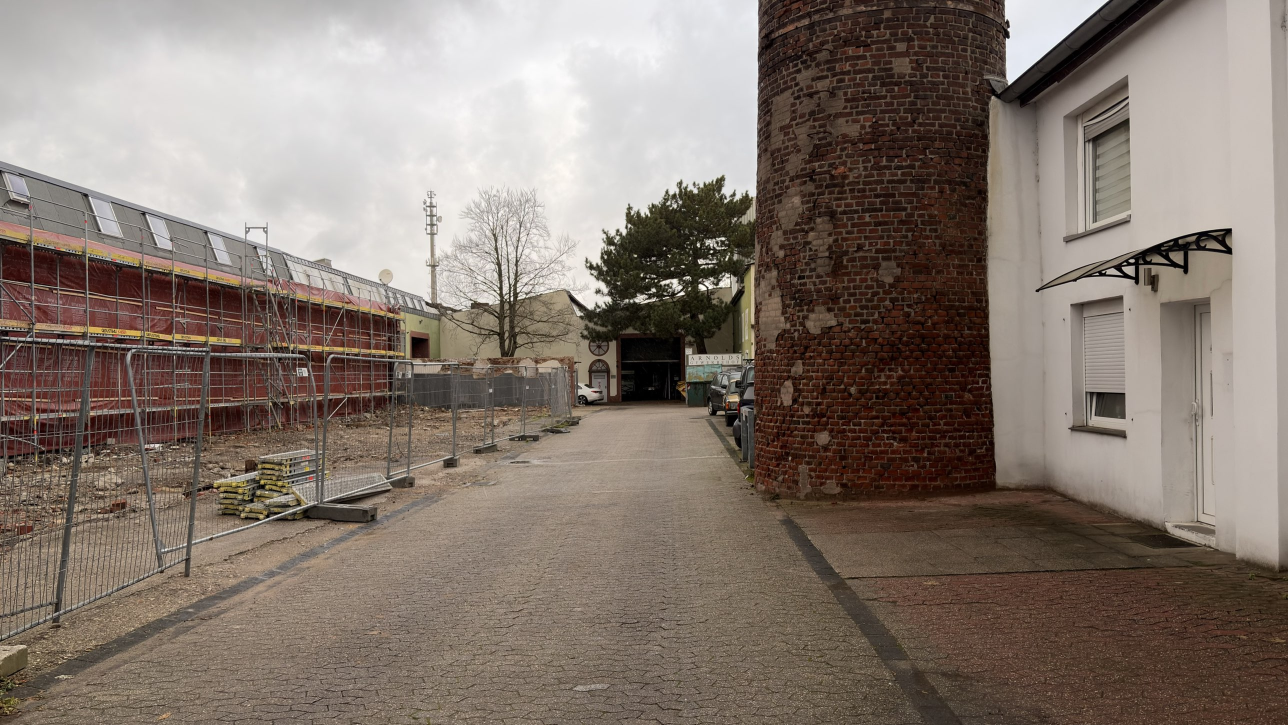
#> input picture neubau-video/assets/ref/neubau/umgebung/gasse_blick_zum_torgebaeude.jpg, 2576 x 1450 px (shown at 1/2 size)
$ python vergleich.py
#> lines starting #> are read from the running program, lines starting #| are printed output that depends on the picture
#!/usr/bin/env python3
"""Phase 2: Vergleichsblatt Foto (Ayman) ↔ Blender aus gleicher Perspektive → out/phase2/vergleich.jpg
    python3 tools/vergleich.py
"""
import os
from PIL import Image, ImageDraw, ImageFont

ROOT = os.path.join(os.path.dirname(os.path.abspath(__file__)), '..')
REF = os.path.join(ROOT, 'assets', 'ref', 'neubau', 'umgebung')
OUT = os.path.join(ROOT, 'out', 'phase2')
F = lambda w, s: ImageFont.truetype(os.path.join(ROOT, 'assets', 'fonts', f'Montserrat-{w}.ttf'), s)
NAVY, GOLD = '#212242', '#CA9E4E'
PAARE = [('gasse_blick_zum_torgebaeude.jpg', 'foto1.png', 'Gasse Richtung Torgebäude'),
         ('grundstueck_links_altbauten.jpg', 'foto3.png', 'Grundstück links: hellblaues Haus, Altbauten'),
         ('grundstueck_frontal_rueckwand.jpg', 'foto4.png', 'Grundstück frontal: Rückwand')]
W = 900; H = int(W * 9 / 16); KOPF = 56
blatt = Image.new('RGB', (2 * W + 60, len(PAARE) * (H + KOPF + 20) + 110), NAVY)
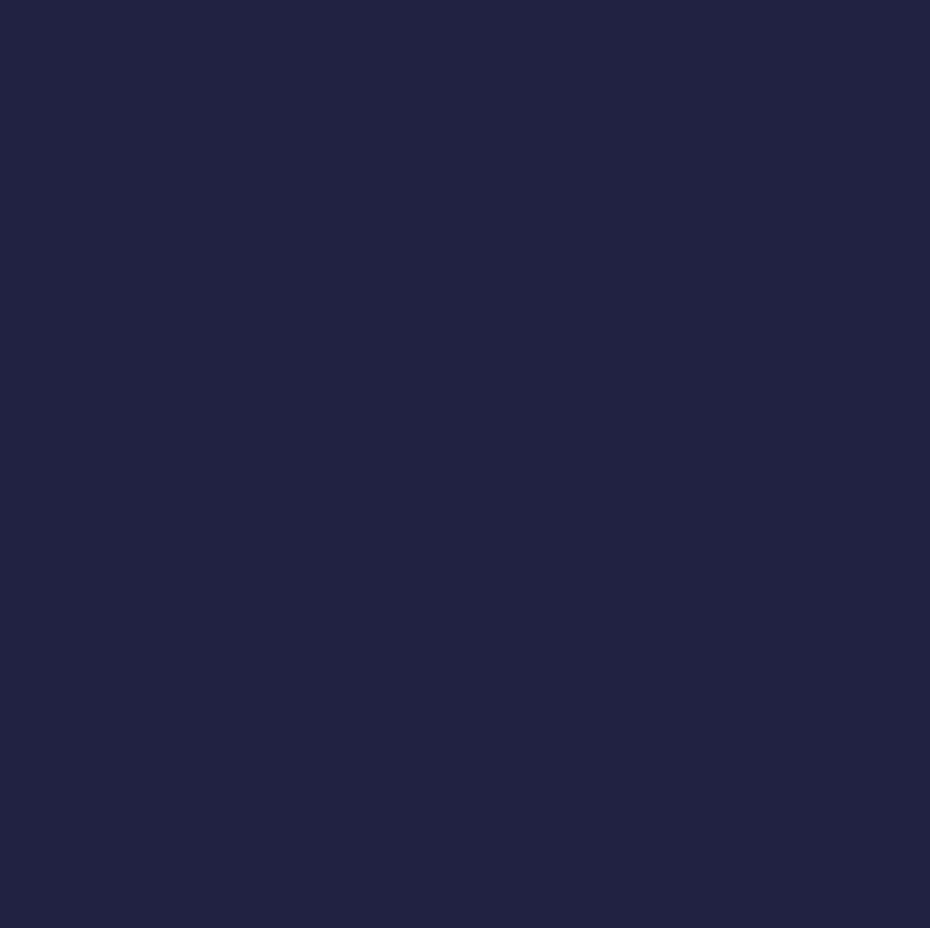
#> blatt: PIL image 1860x1856 RGB (shown at 1/2 size); mean R, G, B 33, 34, 66
d = ImageDraw.Draw(blatt)
d.text((20, 50), 'PHASE 2 · UMGEBUNG: FOTO ↔ BLENDER', font=F(800, 36), fill=GOLD, anchor='lm')
for i, (foto, render, titel) in enumerate(PAARE):
    y = 110 + i * (H + KOPF + 20)
    d.text((20, y + KOPF / 2), titel, font=F(700, 26), fill='#FFFFFF', anchor='lm')
    a = Image.open(os.path.join(REF, foto)).convert('RGB').resize((W, H), Image.LANCZOS)
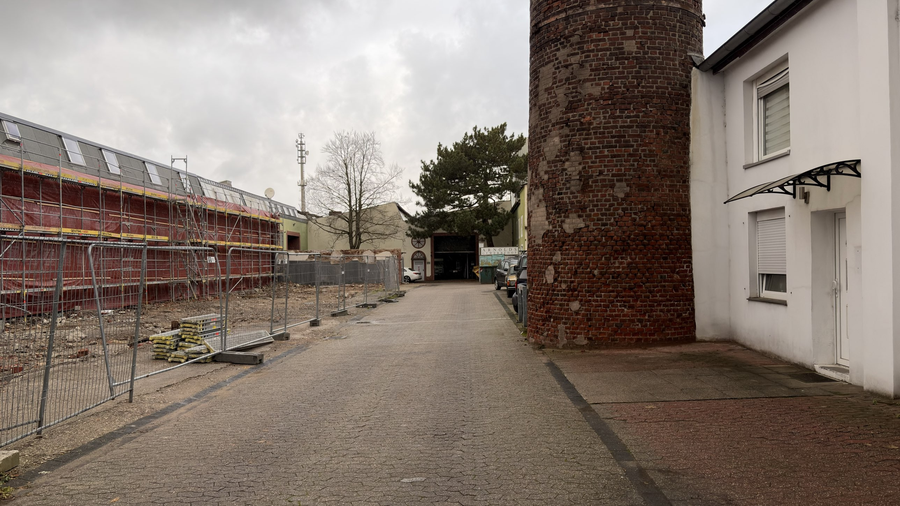
#> a: PIL image 900x506 RGB; mean R, G, B 132.3, 119.9, 110.7
#> (the run stopped early here; a loop or call above may not have finished)

$ run again, with neubau-video/assets/eingang_vorlage_ayman.jpg copied over neubau-video/assets/ref/neubau/umgebung/gasse_blick_zum_torgebaeude.jpg
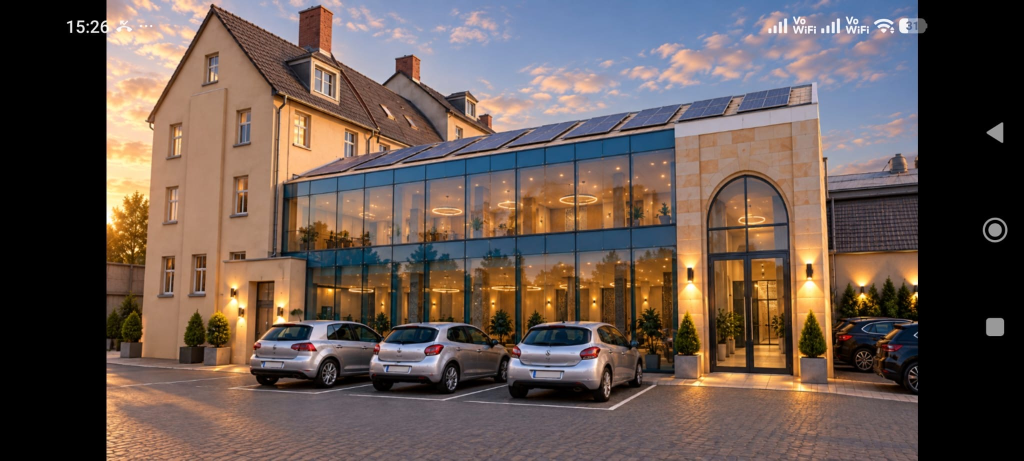
#> input picture neubau-video/assets/eingang_vorlage_ayman.jpg, 2048 x 921 px (shown at 1/2 size)
#> `a = Image.open(os.path.join(REF, foto)).convert('RGB').resize((W, H), ..`:
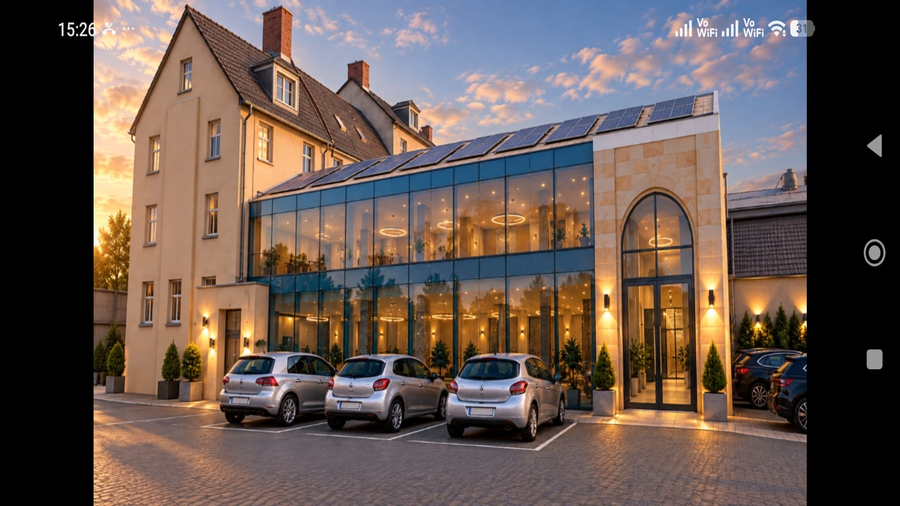
#> a: PIL image 900x506 RGB; mean R, G, B 102.7, 87.2, 80.7

$ run again, with neubau-video/assets/festsaal_vorlage_ayman.jpg copied over neubau-video/assets/ref/neubau/umgebung/gasse_blick_zum_torgebaeude.jpg
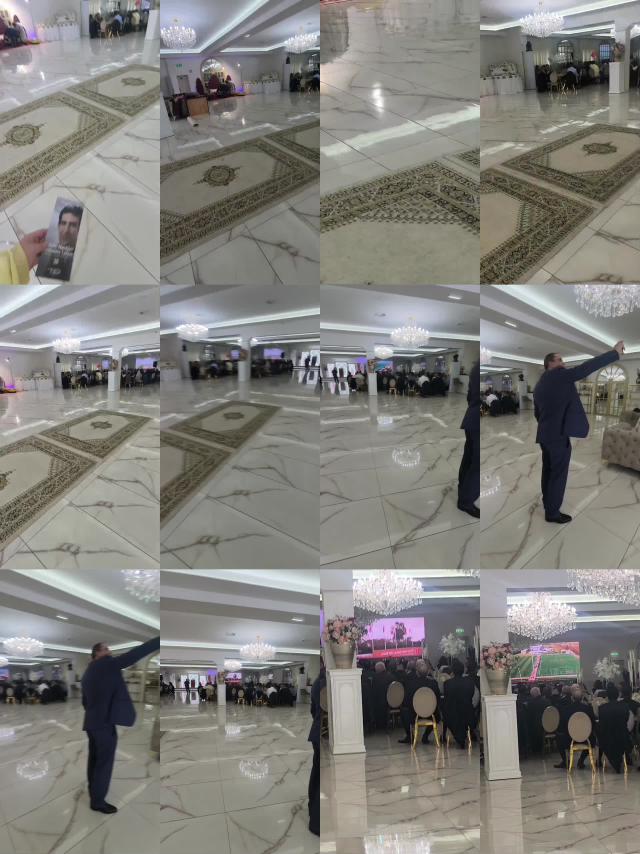
#> input picture neubau-video/assets/festsaal_vorlage_ayman.jpg, 1920 x 2562 px (shown at 1/3 size)
#> `a = Image.open(os.path.join(REF, foto)).convert('RGB').resize((W, H), ..`:
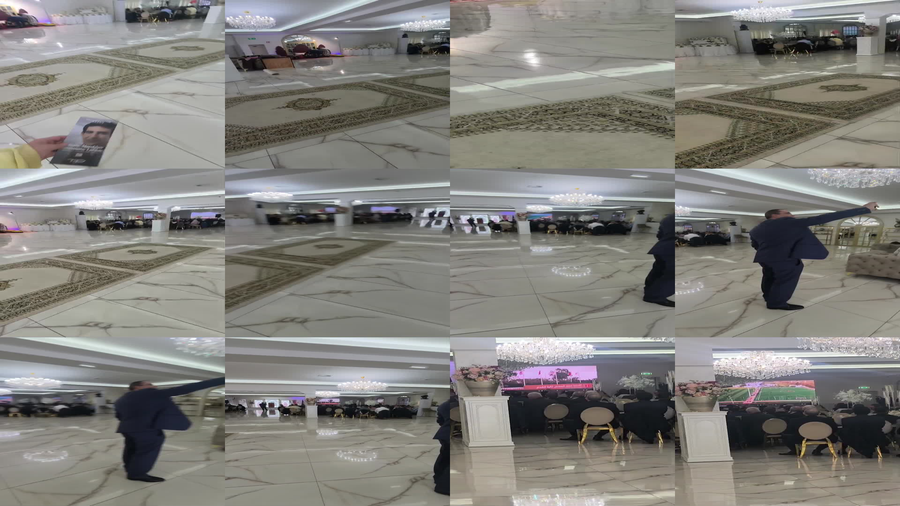
#> a: PIL image 900x506 RGB; mean R, G, B 129.7, 128.3, 123.6
